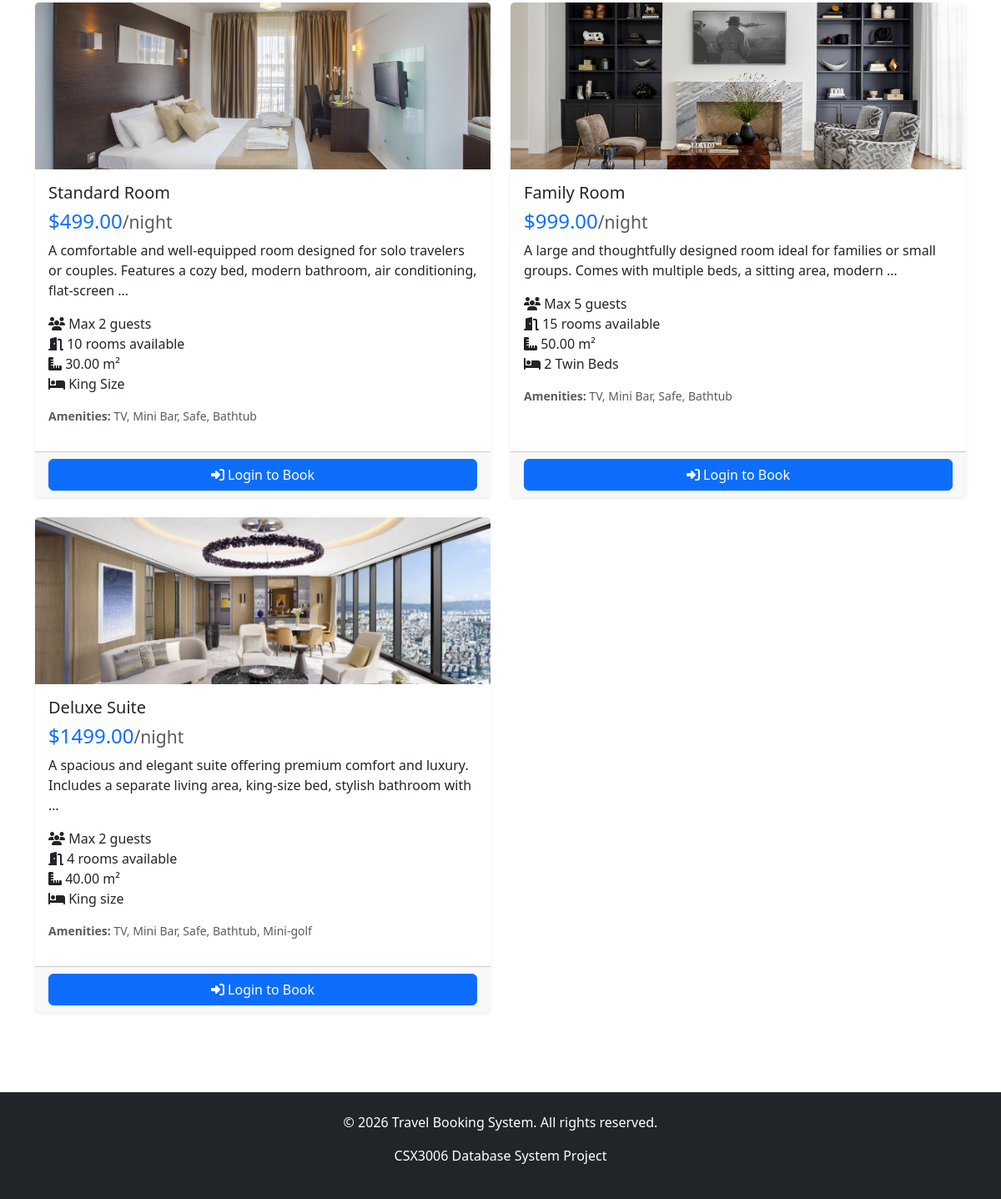
Before: /bookings/hotels/2/ (lower part) with the older database file.
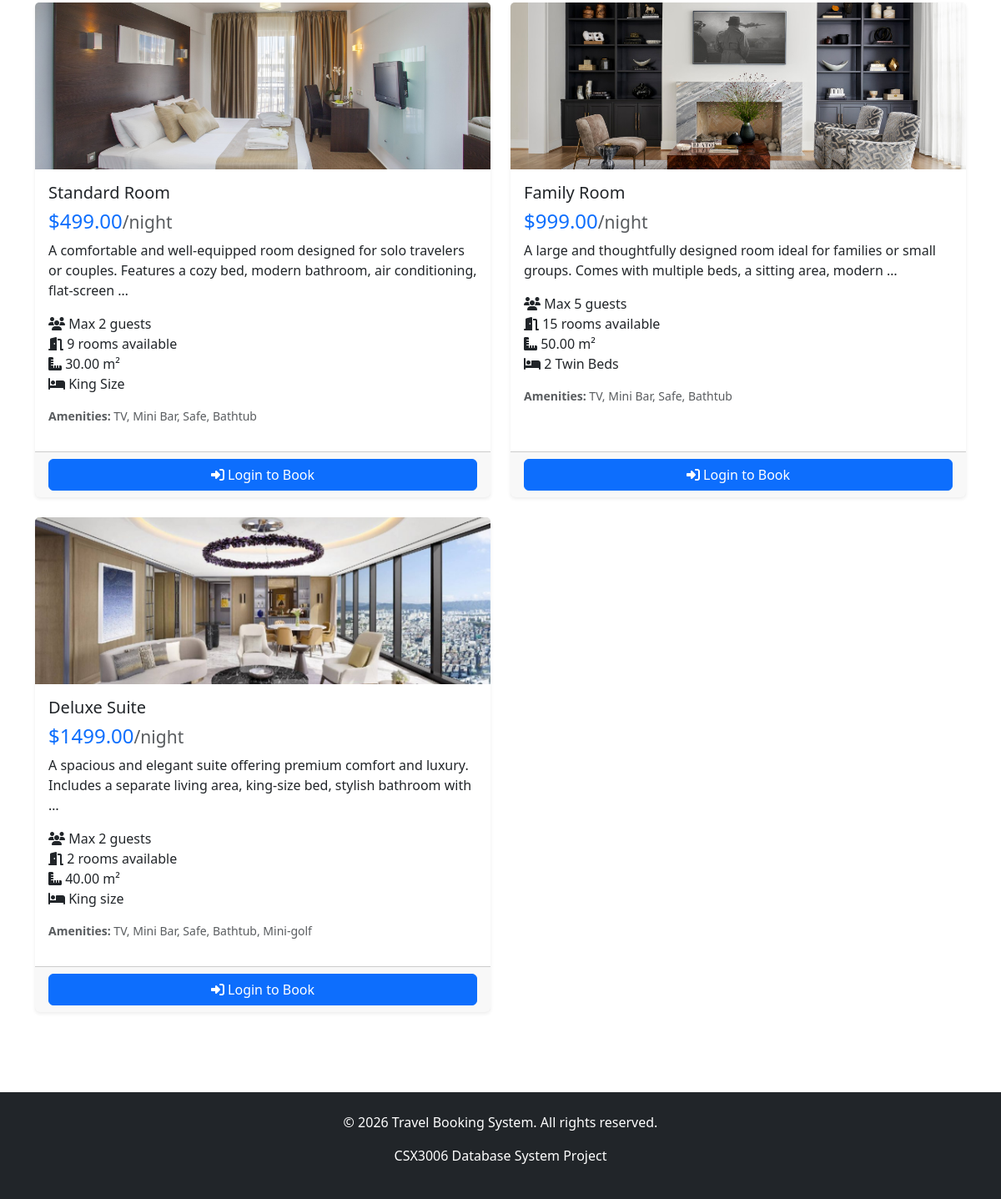
After: the same page with the newer database file.
### partners/models.py (models this page shows, shortened)
class RoomType(models.Model):
    hotel = models.ForeignKey(
        Hotel,
        on_delete=models.CASCADE,
        related_name='room_types'
    )
    name = models.CharField(
        max_length=100,
        help_text='Room type name (e.g., Standard, Deluxe, Suite)'
    )
    description = models.TextField(
        blank=True,
        null=True,
        help_text='Room description'
    )
    price_per_night = models.DecimalField(
        max_digits=10,
        decimal_places=2,
        validators=[MinValueValidator(0)],
        help_text='Price per night'
    )
    max_occupancy = models.IntegerField(
        validators=[MinValueValidator(1)],
        default=2,
        help_text='Maximum number of guests'
    )
    rooms_available = models.IntegerField(
        validators=[MinValueValidator(0)],
        default=10,
        help_text='Number of rooms available'
    )
    room_size = models.DecimalField(
        max_digits=6,
        decimal_places=2,
        blank=True,
        null=True,
        help_text='Room size in square meters'
    )
    bed_type = models.CharField(
        max_length=100,
        blank=True,
        null=True,
        help_text='Type of bed (e.g., King, Queen, Twin)'
    )
    amenities = models.TextField(
        blank=True,
        null=True,
        help_text='Room amenities (comma-separated)'
    )
    image = models.ImageField(
        upload_to='rooms/',
        blank=True,
        null=True
    )
    is_active = models.BooleanField(
        default=True,
        help_text='Whether the room type is available for booking'
    )
    created_at = models.DateTimeField(auto_now_add=True)
    updated_at = models.DateTimeField(auto_now=True)
    class Meta:
        verbose_name = 'Room Type'
        verbose_name_plural = 'Room Types'
        ordering = ['hotel', 'price_per_night']

### bookings/views.py (the view)
# urls.py: path('hotels/<int:hotel_id>/', views.hotel_detail, name='hotel_detail'),
def hotel_detail(request, hotel_id):
    hotel = get_object_or_404(Hotel, id=hotel_id, is_active=True)
    room_types = hotel.room_types.filter(is_active=True)
    context = {
        'hotel': hotel,
        'room_types': room_types,
    }
    return render(request, 'bookings/hotels/detail.html', context)

### accounts/templatetags/math_filters.py (called while the page is built)
@register.filter
def times(value):
    try:
        return range(int(value))
    except (ValueError, TypeError):
        return range(0)

### templates/bookings/hotels/detail.html (shortened to what this page needs)
{% extends 'base.html' %}
{% load math_filters %}
{% block content %}
<div class="container">
    {% if room_types %}
        <div class="row">
            {% for room_type in room_types %}
                <div class="col-md-6 mb-4">
                    <div class="card h-100">
                        {% if room_type.image %}
                            <img src="{{ room_type.image.url }}" class="card-img-top" alt="{{ room_type.name }}" style="height: 200px; object-fit: cover;">
                        {% else %}
                            <div class="card-img-top bg-light d-flex align-items-center justify-content-center" style="height: 200px;">
                                <i class="fas fa-bed fa-5x text-secondary"></i>
                            </div>
                        {% endif %}
                        <div class="card-body">
                            <h5 class="card-title">{{ room_type.name }}</h5>
                            <h4 class="text-primary">${{ room_type.price_per_night }}<small class="text-muted">/night</small></h4>
                            {% if room_type.description %}
                                <p class="card-text">{{ room_type.description|truncatewords:20 }}</p>
                            {% endif %}
                            <ul class="list-unstyled">
                                <li><i class="fas fa-users"></i> Max {{ room_type.max_occupancy }} guests</li>
                                <li><i class="fas fa-door-open"></i> {{ room_type.rooms_available }} rooms available</li>
                                {% if room_type.room_size %}
                                    <li><i class="fas fa-ruler-combined"></i> {{ room_type.room_size }} m²</li>
                                {% endif %}
                                {% if room_type.bed_type %}
                                    <li><i class="fas fa-bed"></i> {{ room_type.bed_type }}</li>
                                {% endif %}
                            </ul>
                            {% if room_type.amenities %}
                                <p class="text-muted small">
                                    <strong>Amenities:</strong> {{ room_type.amenities|truncatewords:8 }}
                                </p>
                            {% endif %}
                        </div>
                        <div class="card-footer">
                            {% if user.is_authenticated %}
                                <a href="{% url 'bookings:hotel_booking_create' room_type.id %}" class="btn btn-success w-100">
                                    <i class="fas fa-calendar-check"></i> Book Now
                                </a>
                            {% else %}
                                <a href="{% url 'accounts:login' %}?next={{ request.path }}" class="btn btn-primary w-100">
                                    <i class="fas fa-sign-in-alt"></i> Login to Book
                                </a>
                            {% endif %}
                        </div>
                    </div>
                </div>
            {% endfor %}
        </div>
    {% else %}
        <div class="alert alert-warning">
            <i class="fas fa-exclamation-triangle"></i> No room types available at this hotel.
        </div>
    {% endif %}
</div>
{% endblock %}

Changed rows visible on the page:
changed RoomType "Standard Room": rooms_available "10" → "9"
changed RoomType "Deluxe Suite": rooms_available "4" → "2"
